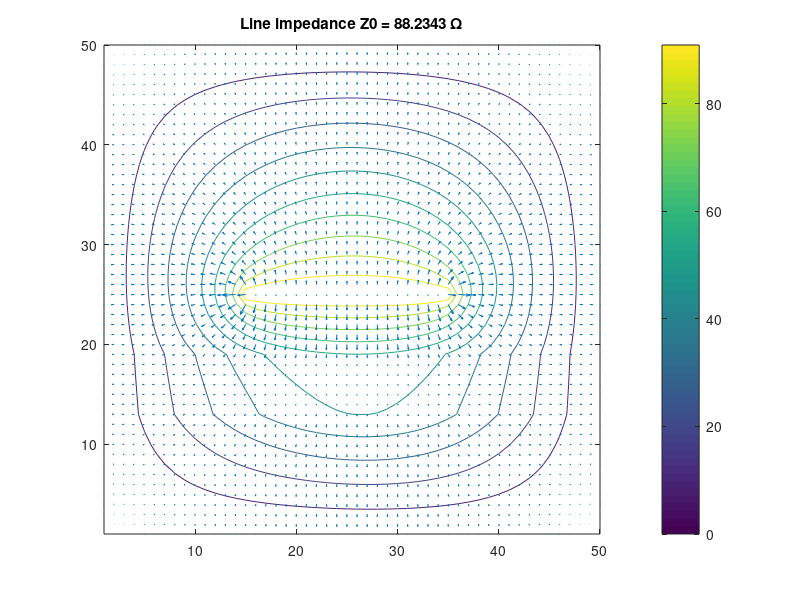

This figure's MATLAB source:
%%
close all; clear; clc

%% Calcualtion of charactersitic impedance of a square coaxial cable with a strip inner conductor
% using Successive over Relaxation (SOR) method

c = 3*1e8; % speed of light
eps = 8.845*1e-12; % permitivity of vacuum

%the size of the computational domain
Nx=50; Ny=Nx; %number of nodes, must be even number!

% set potencials at fixed nodes (electrodes)
V0=100; Vgnd=0; 
 
Nd1=round(1*Ny/4); %row number of #1 dielectric interface
Nd2=round(3*Ny/8); %row number of #1 dielectric interface
er1 = 1;
er2 = 3.66;
eavr = (er1+er2)/2;
 
% set initial potencial guess at free (inner) nodes equal to the average of fixed values
for i=2:Ny-1
    for j=2:Nx-1
        V(i,j)=(V0+Vgnd)/2;
    end
end

% set potencials at fixed nodes (top and bottom sides)
V(1,:) = Vgnd;
V(Ny,:) = Vgnd; %Note. Matlab displays the lowest row on the top of the picture.    

% set potencials at fixed nodes (left and right sides)
V(:,1) = Vgnd;
V(:,Nx) = Vgnd;

% inner point electrode
% V((Ny-1)/2+1,(Nx-1)/2+1) = V0;

% inner strip electrode
W = 20; % strip width, even number!
V(Ny/2,Nx/2-W/2:Nx/2+W/2) = V0;
    
%% update potencial values at free nodes by Successive Over Relaxation (SOR)
omega=1.7; %omega - SOR coefficient is choosen from the interval <1;2)
tres = 0.001;
Rmax = V0;
niter = 0;  %number of iterations
while (Rmax > tres)
    for i = 2:Ny-1
        for j = 2:Nx-1
             if i == Nd1 %nodes on the interface
                R(i,j)= 1/4*(er2*V(i+1,j)+er1*V(i-1,j)+eavr*V(i,j-1)+eavr*V(i,j+1))/eavr-V(i,j); 
                V(i,j)= V(i,j)+omega*R(i,j);
             elseif i == Nd2 %nodes on the interface
                R(i,j)= 1/4*(er1*V(i+1,j)+er2*V(i-1,j)+eavr*V(i,j-1)+eavr*V(i,j+1))/eavr-V(i,j); 
                V(i,j)= V(i,j)+omega*R(i,j);
             else %nodes out of the interface
                R(i,j)= 1/4*(V(i+1,j)+V(i-1,j)+V(i,j-1)+V(i,j+1))-V(i,j);
                V(i,j)= V(i,j)+omega*R(i,j);
             end
             V(Ny/2,Nx/2-W/2:Nx/2+W/2) = V0;
        end
    end
    Rmax = max(max(R));
    niter = niter + 1;
end

%% charge, capacity, characteristic impedance
k = 2; % distance of the integration curve from the strip, try to set higher k = 3,4,5, ..

left = Nx/2 - W/2 - k;
right = Nx/2 + W/2 + k;
up = Ny/2 - k;
down = Ny/2 + k;

QQ = 0;

% the cross section of the coaxial cable, 
% A,B,C,D denotes the parts of the integration curve
% 
%  -----B-----
% |           |
% A   --W--   C
% |           |
%  -----D-----

% tic;
% % vertical parts of the integration curve A and C
% for i=up:1:down % e.g. for Ny=50, k=2: i = 23:1:27
%          QQ = QQ + (V(i,left+1) - V(i,left-1))/2; %A 
%          QQ = QQ + (V(i,right-1) - V(i,right+1))/2; %C
% end
% 
% % horizontal parts of the integration curve B and D
% for j=left:1:right
%          QQ = QQ + (V(up+1,j) - V(up-1,j))/2; %D, 24-22
%          QQ = QQ + (V(down-1,j) - V(down+1,j))/2; %B, 26-28
% end
% toc;

%% Vectorized calculation. 
% Check computational time consumed if "for" cycle and vectorized versions are used for different size of the computational domain 

tic;
% vertical parts of the integration curve A and C
Ql = V(up:down,left+1) - V(up:down,left-1);
Qr = V(up:down,right-1) - V(up:down,right+1); 
QV = sum(Ql)/2+sum(Qr)/2;

% horizontal parts of the integration curve B and D
Qt = V(up+1,left:right) - V(up-1,left:right);
Qb = V(down-1,left:right) - V(down+1,left:right); 
QH = sum(Qt)/2+sum(Qb)/2;
  
QQ = QV + QH;
toc;

Q = eps*QQ; % charge
C = Q/(V0-Vgnd);   % capacity
Z0 = 1/(c*C); % charactersitic impedance Z0

% Z0 analytically, valid only for vacuum (air dielectric)
% according to Bohumil Šimíček, Antény pro televizní a rozhlasové vysílání na VKV, Nadas, Praha, 1989, str. 33.
Z0an = 130*log10(2.16*Nx/W); % valid for Nx/W > 2

%% figures
figure (1);
contour(V,10);  %plot the potencial countours
hold on;
[fx,fy] = gradient(-V);
quiver(fx,fy);	%plot the vectors of electric field
colorbar;
title(['Line impedance Z0 = ' num2str(Z0) ' \Omega'])
